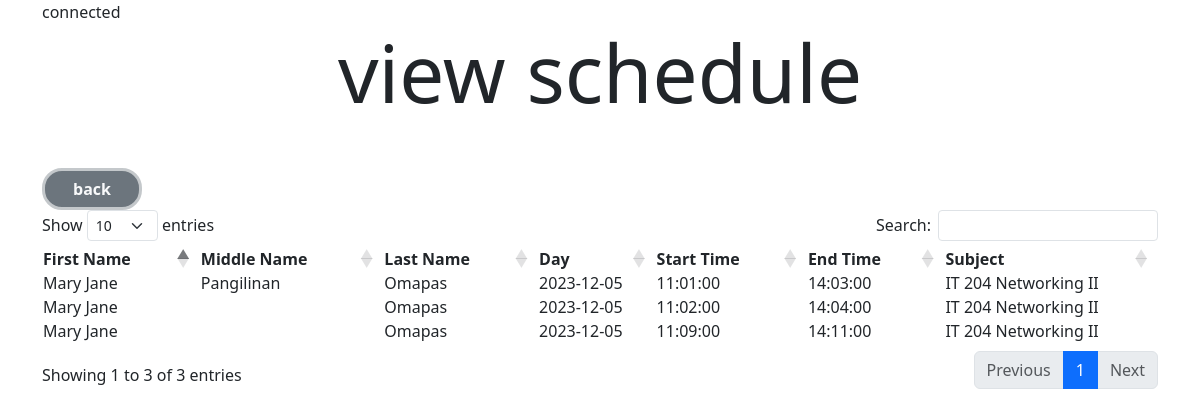
The app's page /view_itb_sch_up.php?room=1 with its own data.
### tables this page shows
CREATE TABLE `itb` (
  `id` int(11) NOT NULL,
  `first_name` varchar(255) NOT NULL,
  `middle_name` varchar(255) DEFAULT NULL,
  `last_name` varchar(255) NOT NULL,
  `day` date NOT NULL,
  `start_time` time NOT NULL,
  `end_time` time NOT NULL,
  `subject` varchar(255) NOT NULL,
  `roomID` int(11) NOT NULL
);

### view_itb_sch_up.php (the view, shortened to what this page needs)
<?php include('config/dbcon.php')?>
<!DOCTYPE html>
<html lang="en">
<head>
    <?php include('include/header.php')?>
    <link rel="stylesheet" href="assets/css/bootstrap.min.css">
    <link rel="stylesheet" href="https://cdnjs.cloudflare.com/ajax/libs/twitter-bootstrap/5.3.0/css/bootstrap.min.css">
    <link rel="stylesheet" href="https://cdn.datatables.net/1.13.7/css/dataTables.bootstrap5.min.css">
</head>
<body class="container">
    <h1 class="display-1 text-center">view schedule</h1>
    <br>
    <a href="rooms/itb_room/itb_room_up.php" class="btn bg-secondary border-3 border-secondary-subtle mt-3 fw-bold text-light" style="border-radius: 20px; width: 100px;">back</a>
    <br>
    <table id="example" class="display" style="width:100%">
        <thead>
            <tr>
                <th>First Name</th>
                <th>Middle Name</th>
                <th>Last Name</th>
                <th>Day</th>
                <th>Start Time</th>
                <th>End Time</th>
                <th>Subject</th>
            </tr>
        </thead>
        <tbody>
        <?php
$roomId = isset($_GET['room']) ? $_GET['room'] : null;
if ($roomId !== null) {
    $stmt = mysqli_prepare($dbcon, "SELECT * FROM itb WHERE roomID = ?");
    mysqli_stmt_bind_param($stmt, "i", $roomId);
    mysqli_stmt_execute($stmt);
    $result = mysqli_stmt_get_result($stmt);
    while ($row = mysqli_fetch_assoc($result)) {
    ?>
        <tr>
            <td><?php echo $row['first_name']?></td>
            <td><?php echo $row['middle_name']?></td>
            <td><?php echo $row['last_name']?></td>
            <td><?php echo $row['day']?></td>
            <td><?php echo $row['start_time']?></td>
            <td><?php echo $row['end_time']?></td>
            <td><?php echo $row['subject']?></td>
        </tr>
    <?php
    }
} else {
    echo "Room ID not provided.";
}
?>
        </tbody>
    </table>
    <link rel="stylesheet" href="assets/js/bootstrap.min.js">
</body>
</html>

### records on screen
itb: first_name "Mary Jane", middle_name "Pangilinan", last_name "Omapas", day "2023-12-05", start_time "11:01:00", end_time "14:03:00", subject "IT 204 Networking II"
itb: first_name "Mary Jane", last_name "Omapas", day "2023-12-05", start_time "11:02:00", end_time "14:04:00", subject "IT 204 Networking II"
itb: first_name "Mary Jane", last_name "Omapas", day "2023-12-05", start_time "11:09:00", end_time "14:11:00", subject "IT 204 Networking II"
